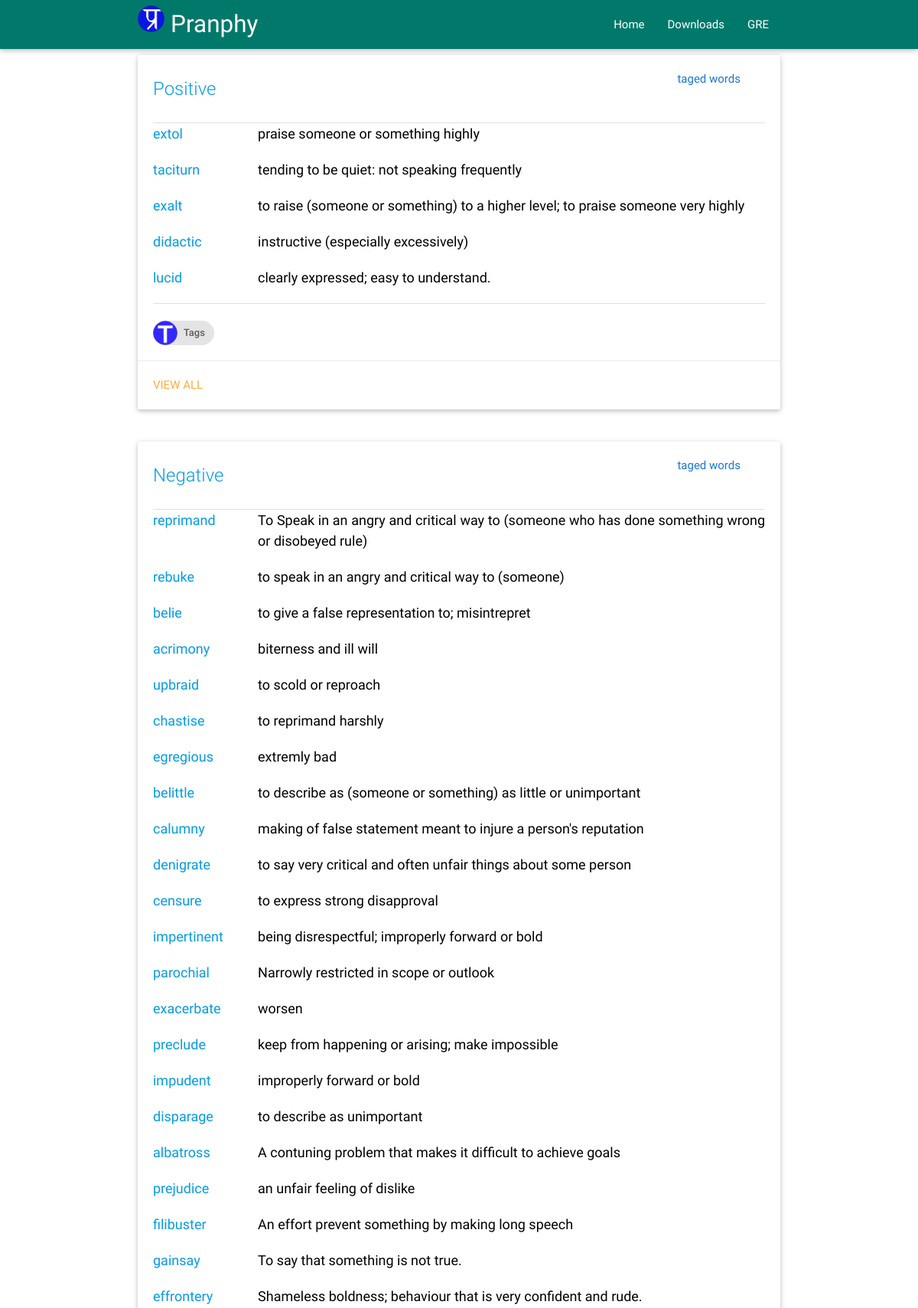
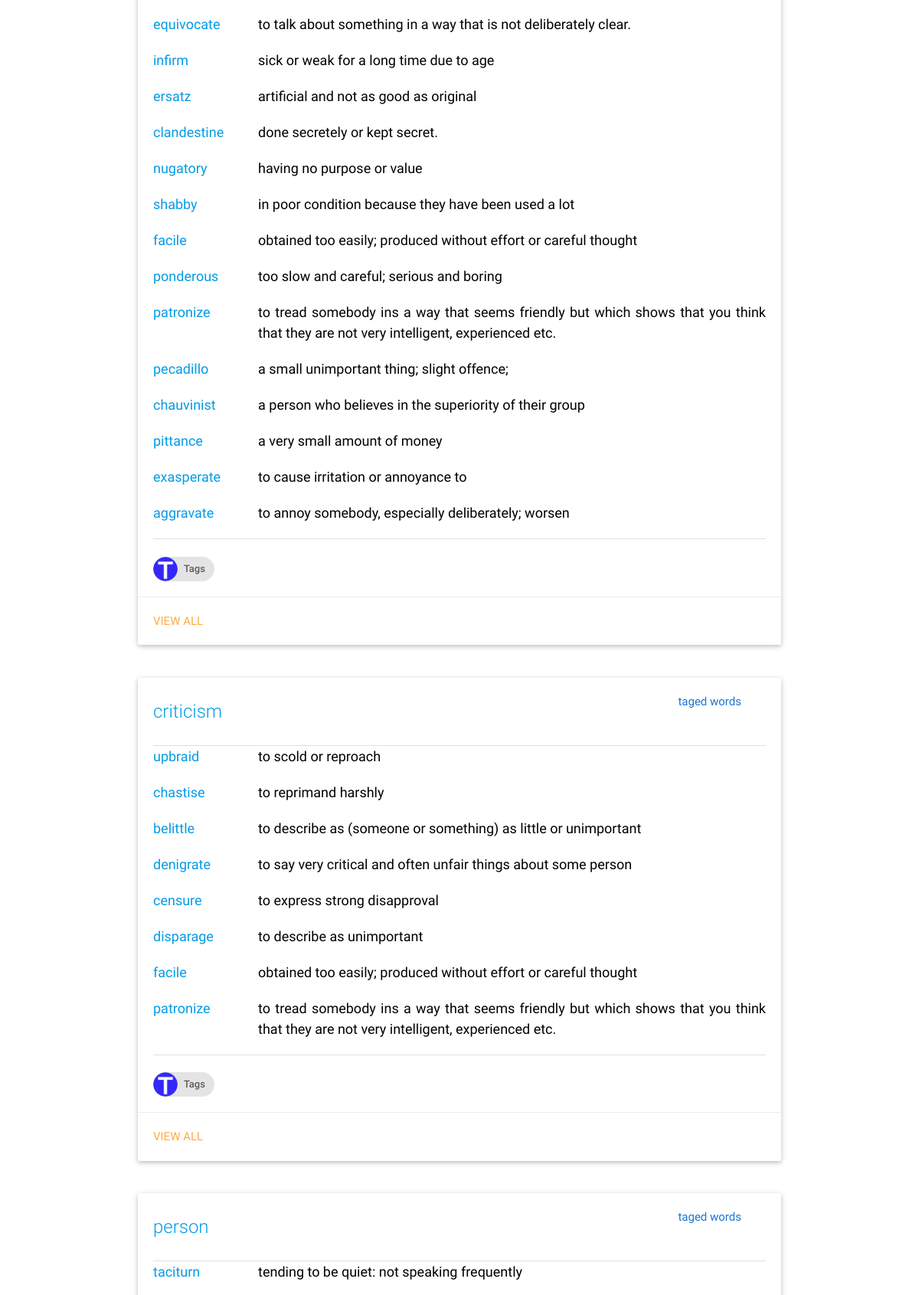
/gre/tag/ (upper part), run on the app's committed database (2 pictures, top to bottom).
### gre/models.py (models this page shows, shortened)
class Tag(models.Model):
    tagname = models.CharField(max_length=200,unique=True)

class Vocab(models.Model):
    word = models.CharField(max_length=25,unique=True)
    meaning = models.CharField(max_length=250)
    sentences = models.TextField();
    createdate = models.DateTimeField(auto_now_add=True)
    updatedate = models.DateTimeField(auto_now=True)
    category = models.ManyToManyField('Tag',blank=False)
    source = models.ManyToManyField('Source',blank=False)
    synonym = models.ManyToManyField('Vocab',  blank=True, related_name="%(app_label)s_%(class)s_related_synonym")
    antonym = models.ManyToManyField('Vocab',  blank=True, related_name="%(app_label)s_%(class)s_related_antonym")
    seealso = models.ManyToManyField('Vocab',  blank=True, related_name="%(app_label)s_%(class)s_related_see_also" )

### gre/views.py (the view)
def alltag(request):
    template = loader.get_template('gre/alltags.html')
    alltags = Tag.objects.all()
    tagvocab = {}
    for tag in alltags:
        allwords = Vocab.objects.filter(category = tag.id)
        tagvocab[tag.tagname] = allwords
    context = {
        'tagvocab' : tagvocab
    }
    return HttpResponse(template.render(context, request))

### gre/templates/gre/alltags.html (shortened to what this page needs)
{%extends "base.html" %}
{%load staticfiles %}
{%block bodycontent %}
<div class="container">
{% for tag,vocabs in tagvocab.items %}
<div class="row">
    <div class="col l12 s12 m12">
      <div class="card">
        <div class="card-content black-text">
          <div class="row">
              <div class="col s12 m8 l10">
                  <span class="card-title teal-text text-darken-3" style="font-size: 2em:text-align:center;">
                      <a href="{% url 'tag' tag %}">{{tag}}</a>
                  </span>
              </div>
              <div class="col s12 m4  l2">
                  <span class="blue-text text-darken-2" style="text-align: right;">taged words</span>
              </div>
            </div>
            <div class="divider"></div>
            <div class="content" style="text-align: justify; font-size: 1.2em">
            {%for vocab in vocabs.all %}
            <div class="row">
                <div class="col s3 m3 l2 green-text text-darken-2"><a href="{% url 'meaning' vocab.word%}">{{vocab.word}}</a></div>
                <div class="col s9 m9 l10">{{vocab.meaning}}</div>
            </div>
            {% endfor %}
          </div>
          <div class="divider"></div>
          <br/>
          <div class="chip">
                <img src="{%static 'images/capital-t.png'%}" alt="Tags">
                Tags
          </div>
        </div>
        <div class="card-action">
          <a href="#">View All</a>
        </div>
      </div>
    </div>
</div>
{% endfor %}
</div>
{%endblock bodycontent %}

### data on the page
Tag: tagvocab "Positive"
Vocab: word "extol", meaning "praise someone or something highly"
Vocab: word "taciturn", meaning "tending to be quiet: not speaking frequently"
Vocab: word "exalt", meaning "to raise (someone or something) to a higher level; to praise someone very highly"
Vocab: word "didactic", meaning "instructive (especially excessively)"
Vocab: word "lucid", meaning "clearly expressed; easy to understand."
Tag: tagvocab "Negative"
Vocab: word "reprimand", meaning "To Speak in an angry and critical way to (someone who has done something wrong or disobeyed rule)"
Vocab: word "rebuke", meaning "to speak in an angry and critical way to (someone)"
Vocab: word "belie", meaning "to give a false representation to; misintrepret"
Vocab: word "acrimony", meaning "biterness and ill will"
Vocab: word "upbraid", meaning "to scold or reproach"
Vocab: word "chastise", meaning "to reprimand harshly"
Vocab: word "egregious", meaning "extremly bad"
Vocab: word "belittle", meaning "to describe as (someone or something) as little or unimportant"
Vocab: word "calumny", meaning "making of false statement meant to injure a person's reputation"
Vocab: word "denigrate", meaning "to say very critical and often unfair things about some person"
Vocab: word "censure", meaning "to express strong disapproval"
Vocab: word "impertinent", meaning "being disrespectful; improperly forward or bold"
Vocab: word "parochial", meaning "Narrowly restricted in scope or outlook"
Vocab: word "exacerbate", meaning "worsen"
Vocab: word "preclude", meaning "keep from happening or arising; make impossible"
Vocab: word "impudent", meaning "improperly forward or bold"
Vocab: word "disparage", meaning "to describe as unimportant"
Vocab: word "albatross", meaning "A contuning problem that makes it difficult to achieve goals"
Vocab: word "prejudice", meaning "an unfair feeling of dislike"
Vocab: word "filibuster", meaning "An effort prevent something by making long speech"
Vocab: word "gainsay", meaning "To say that something is not true."
Vocab: word "effrontery", meaning "Shameless boldness; behaviour that is very confident and rude."
Vocab: word "equivocate", meaning "to talk about something in a way that is not deliberately clear."
Vocab: word "infirm", meaning "sick or weak for a long time due to age"
Vocab: word "ersatz", meaning "artificial and not as good as original"
Vocab: word "clandestine", meaning "done secretely or kept secret."
Vocab: word "nugatory", meaning "having no purpose or value"
Vocab: word "shabby", meaning "in poor condition because they have been used a lot"
Vocab: word "facile", meaning "obtained too easily; produced without effort or careful thought"
Vocab: word "ponderous", meaning "too slow and careful; serious and boring"
Vocab: word "patronize", meaning "to tread somebody ins a way that seems friendly but which shows that you think that they are not very intelligent, experienced etc."
Vocab: word "pecadillo", meaning "a small unimportant thing; slight offence;"
Vocab: word "chauvinist", meaning "a person who believes in the superiority of their group"
Vocab: word "pittance", meaning "a very small amount of money"
Vocab: word "exasperate", meaning "to cause irritation or annoyance to"
Vocab: word "aggravate", meaning "to annoy somebody, especially deliberately; worsen"
Tag: tagvocab "criticism"
Tag: tagvocab "person"
